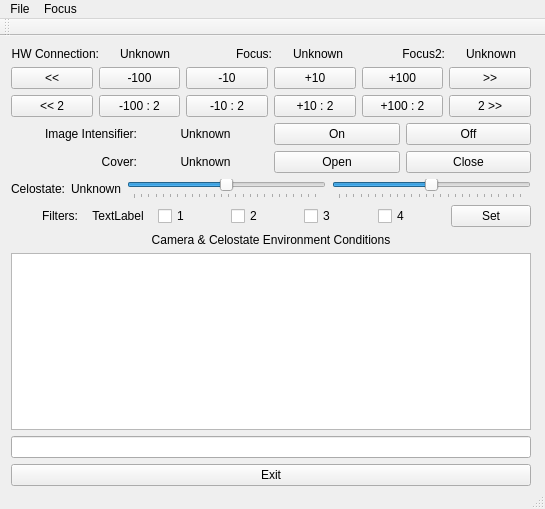
<?xml version="1.0" encoding="UTF-8"?>
<ui version="4.0">
 <class>MainWindow</class>
 <widget class="QMainWindow" name="MainWindow">
  <property name="geometry">
   <rect>
    <x>0</x>
    <y>0</y>
    <width>545</width>
    <height>509</height>
   </rect>
  </property>
  <property name="sizePolicy">
   <sizepolicy hsizetype="Expanding" vsizetype="Expanding">
    <horstretch>0</horstretch>
    <verstretch>0</verstretch>
   </sizepolicy>
  </property>
  <property name="windowTitle">
   <string>HW Controller</string>
  </property>
  <widget class="QWidget" name="centralWidget">
   <property name="sizePolicy">
    <sizepolicy hsizetype="Preferred" vsizetype="Preferred">
     <horstretch>0</horstretch>
     <verstretch>0</verstretch>
    </sizepolicy>
   </property>
   <widget class="QWidget" name="verticalLayoutWidget">
    <property name="geometry">
     <rect>
      <x>0</x>
      <y>0</y>
      <width>542</width>
      <height>461</height>
     </rect>
    </property>
    <layout class="QVBoxLayout" name="verticalLayout">
     <item>
      <layout class="QHBoxLayout" name="horizontalLayout">
       <item>
        <widget class="QLabel" name="label_2">
         <property name="text">
          <string>HW Connection:</string>
         </property>
         <property name="alignment">
          <set>Qt::AlignRight|Qt::AlignTrailing|Qt::AlignVCenter</set>
         </property>
        </widget>
       </item>
       <item>
        <widget class="QLabel" name="labelHWConnected">
         <property name="text">
          <string>Unknown</string>
         </property>
         <property name="alignment">
          <set>Qt::AlignCenter</set>
         </property>
        </widget>
       </item>
       <item>
        <widget class="QLabel" name="label">
         <property name="text">
          <string>Focus:</string>
         </property>
         <property name="alignment">
          <set>Qt::AlignRight|Qt::AlignTrailing|Qt::AlignVCenter</set>
         </property>
        </widget>
       </item>
       <item>
        <widget class="QLabel" name="labelHWFocus">
         <property name="text">
          <string>Unknown</string>
         </property>
         <property name="alignment">
          <set>Qt::AlignCenter</set>
         </property>
        </widget>
       </item>
       <item>
        <widget class="QLabel" name="label_7">
         <property name="text">
          <string>Focus2:</string>
         </property>
         <property name="alignment">
          <set>Qt::AlignRight|Qt::AlignTrailing|Qt::AlignVCenter</set>
         </property>
        </widget>
       </item>
       <item>
        <widget class="QLabel" name="labelHWFocus2">
         <property name="text">
          <string>Unknown</string>
         </property>
         <property name="alignment">
          <set>Qt::AlignCenter</set>
         </property>
        </widget>
       </item>
      </layout>
     </item>
     <item>
      <layout class="QHBoxLayout" name="horizontalLayout_7">
       <item>
        <widget class="QPushButton" name="pushButton_min">
         <property name="text">
          <string>&lt;&lt;</string>
         </property>
        </widget>
       </item>
       <item>
        <widget class="QPushButton" name="pushButton_m100">
         <property name="text">
          <string>-100</string>
         </property>
        </widget>
       </item>
       <item>
        <widget class="QPushButton" name="pushButton_m10">
         <property name="text">
          <string>-10</string>
         </property>
        </widget>
       </item>
       <item>
        <widget class="QPushButton" name="pushButton_p10">
         <property name="text">
          <string>+10</string>
         </property>
        </widget>
       </item>
       <item>
        <widget class="QPushButton" name="pushButton_p100">
         <property name="text">
          <string>+100</string>
         </property>
        </widget>
       </item>
       <item>
        <widget class="QPushButton" name="pushButton_max">
         <property name="text">
          <string>&gt;&gt;</string>
         </property>
        </widget>
       </item>
      </layout>
     </item>
     <item>
      <layout class="QHBoxLayout" name="horizontalLayout_5">
       <item>
        <widget class="QPushButton" name="pushButton_2min">
         <property name="text">
          <string>&lt;&lt; 2</string>
         </property>
        </widget>
       </item>
       <item>
        <widget class="QPushButton" name="pushButton_2m100">
         <property name="text">
          <string>-100 : 2</string>
         </property>
        </widget>
       </item>
       <item>
        <widget class="QPushButton" name="pushButton_2m10">
         <property name="text">
          <string>-10 : 2</string>
         </property>
        </widget>
       </item>
       <item>
        <widget class="QPushButton" name="pushButton_2p10">
         <property name="text">
          <string>+10 : 2</string>
         </property>
        </widget>
       </item>
       <item>
        <widget class="QPushButton" name="pushButton_2p100">
         <property name="text">
          <string>+100 : 2</string>
         </property>
        </widget>
       </item>
       <item>
        <widget class="QPushButton" name="pushButton_2max">
         <property name="text">
          <string>2 &gt;&gt;</string>
         </property>
        </widget>
       </item>
      </layout>
     </item>
     <item>
      <layout class="QHBoxLayout" name="horizontalLayout_4">
       <item>
        <widget class="QLabel" name="label_5">
         <property name="text">
          <string>Image Intensifier:</string>
         </property>
         <property name="alignment">
          <set>Qt::AlignRight|Qt::AlignTrailing|Qt::AlignVCenter</set>
         </property>
        </widget>
       </item>
       <item>
        <widget class="QLabel" name="labelII">
         <property name="text">
          <string>Unknown</string>
         </property>
         <property name="alignment">
          <set>Qt::AlignCenter</set>
         </property>
        </widget>
       </item>
       <item>
        <widget class="QPushButton" name="pushButtonIIOn">
         <property name="text">
          <string>On</string>
         </property>
        </widget>
       </item>
       <item>
        <widget class="QPushButton" name="pushButtonIIOff">
         <property name="text">
          <string>Off</string>
         </property>
        </widget>
       </item>
      </layout>
     </item>
     <item>
      <layout class="QHBoxLayout" name="horizontalLayout_9">
       <item>
        <widget class="QLabel" name="label_8">
         <property name="text">
          <string>Cover:</string>
         </property>
         <property name="alignment">
          <set>Qt::AlignRight|Qt::AlignTrailing|Qt::AlignVCenter</set>
         </property>
        </widget>
       </item>
       <item>
        <widget class="QLabel" name="labelCover">
         <property name="text">
          <string>Unknown</string>
         </property>
         <property name="alignment">
          <set>Qt::AlignCenter</set>
         </property>
        </widget>
       </item>
       <item>
        <widget class="QPushButton" name="pushButtonCoverOpen">
         <property name="text">
          <string>Open</string>
         </property>
        </widget>
       </item>
       <item>
        <widget class="QPushButton" name="pushButtonCoverClose">
         <property name="text">
          <string>Close</string>
         </property>
        </widget>
       </item>
      </layout>
     </item>
     <item>
      <layout class="QHBoxLayout" name="horizontalLayout_11">
       <item>
        <widget class="QLabel" name="label_6">
         <property name="text">
          <string>Celostate:</string>
         </property>
         <property name="alignment">
          <set>Qt::AlignRight|Qt::AlignTrailing|Qt::AlignVCenter</set>
         </property>
        </widget>
       </item>
       <item>
        <widget class="QLabel" name="labelCelostate">
         <property name="text">
          <string>Unknown</string>
         </property>
        </widget>
       </item>
       <item>
        <widget class="QSlider" name="sliderCelostate0">
         <property name="minimum">
          <number>-127</number>
         </property>
         <property name="maximum">
          <number>127</number>
         </property>
         <property name="orientation">
          <enum>Qt::Horizontal</enum>
         </property>
         <property name="tickPosition">
          <enum>QSlider::TicksBelow</enum>
         </property>
        </widget>
       </item>
       <item>
        <widget class="QSlider" name="sliderCelostate1">
         <property name="minimum">
          <number>-127</number>
         </property>
         <property name="maximum">
          <number>127</number>
         </property>
         <property name="orientation">
          <enum>Qt::Horizontal</enum>
         </property>
         <property name="tickPosition">
          <enum>QSlider::TicksBelow</enum>
         </property>
        </widget>
       </item>
      </layout>
     </item>
     <item>
      <layout class="QHBoxLayout" name="horizontalLayout_12">
       <item>
        <widget class="QLabel" name="label_10">
         <property name="text">
          <string>Filters:</string>
         </property>
         <property name="alignment">
          <set>Qt::AlignRight|Qt::AlignTrailing|Qt::AlignVCenter</set>
         </property>
        </widget>
       </item>
       <item>
        <widget class="QLabel" name="labelFilters">
         <property name="text">
          <string>TextLabel</string>
         </property>
         <property name="alignment">
          <set>Qt::AlignCenter</set>
         </property>
        </widget>
       </item>
       <item>
        <widget class="QCheckBox" name="checkBoxFilter0">
         <property name="text">
          <string>1</string>
         </property>
        </widget>
       </item>
       <item>
        <widget class="QCheckBox" name="checkBoxFilter1">
         <property name="text">
          <string>2</string>
         </property>
        </widget>
       </item>
       <item>
        <widget class="QCheckBox" name="checkBoxFilter2">
         <property name="text">
          <string>3</string>
         </property>
        </widget>
       </item>
       <item>
        <widget class="QCheckBox" name="checkBoxFilter3">
         <property name="text">
          <string>4</string>
         </property>
        </widget>
       </item>
       <item>
        <widget class="QPushButton" name="pushButtonFiltersSet">
         <property name="text">
          <string>Set</string>
         </property>
        </widget>
       </item>
      </layout>
     </item>
     <item>
      <layout class="QHBoxLayout" name="horizontalLayout_10">
       <item>
        <widget class="QLabel" name="labelCCConditions">
         <property name="text">
          <string>Camera &amp; Celostate Environment Conditions</string>
         </property>
         <property name="alignment">
          <set>Qt::AlignCenter</set>
         </property>
        </widget>
       </item>
      </layout>
     </item>
     <item>
      <widget class="QTextEdit" name="hwLog">
       <property name="enabled">
        <bool>true</bool>
       </property>
       <property name="readOnly">
        <bool>true</bool>
       </property>
      </widget>
     </item>
     <item>
      <widget class="QLineEdit" name="hwLineEdit"/>
     </item>
     <item>
      <widget class="QPushButton" name="exitButton">
       <property name="text">
        <string>Exit</string>
       </property>
      </widget>
     </item>
    </layout>
   </widget>
  </widget>
  <widget class="QMenuBar" name="menuBar">
   <property name="geometry">
    <rect>
     <x>0</x>
     <y>0</y>
     <width>545</width>
     <height>22</height>
    </rect>
   </property>
   <widget class="QMenu" name="menuFile">
    <property name="title">
     <string>File</string>
    </property>
    <addaction name="actionQuit"/>
   </widget>
   <widget class="QMenu" name="menuFocus">
    <property name="title">
     <string>Focus</string>
    </property>
    <addaction name="actionFocusMin"/>
    <addaction name="actionFocusMax"/>
   </widget>
   <addaction name="menuFile"/>
   <addaction name="menuFocus"/>
  </widget>
  <widget class="QToolBar" name="mainToolBar">
   <attribute name="toolBarArea">
    <enum>TopToolBarArea</enum>
   </attribute>
   <attribute name="toolBarBreak">
    <bool>false</bool>
   </attribute>
  </widget>
  <widget class="QStatusBar" name="statusBar"/>
  <action name="actionQuit">
   <property name="text">
    <string>Quit</string>
   </property>
   <property name="shortcut">
    <string>Ctrl+Q</string>
   </property>
  </action>
  <action name="actionFocusMin">
   <property name="text">
    <string>Set to minimum</string>
   </property>
  </action>
  <action name="actionFocusMax">
   <property name="text">
    <string>Set to maximum</string>
   </property>
  </action>
 </widget>
 <layoutdefault spacing="6" margin="11"/>
 <resources/>
 <connections>
  <connection>
   <sender>actionQuit</sender>
   <signal>activated()</signal>
   <receiver>MainWindow</receiver>
   <slot>close()</slot>
   <hints>
    <hint type="sourcelabel">
     <x>-1</x>
     <y>-1</y>
    </hint>
    <hint type="destinationlabel">
     <x>198</x>
     <y>148</y>
    </hint>
   </hints>
  </connection>
  <connection>
   <sender>exitButton</sender>
   <signal>clicked()</signal>
   <receiver>MainWindow</receiver>
   <slot>close()</slot>
   <hints>
    <hint type="sourcelabel">
     <x>277</x>
     <y>301</y>
    </hint>
    <hint type="destinationlabel">
     <x>277</x>
     <y>180</y>
    </hint>
   </hints>
  </connection>
 </connections>
</ui>
